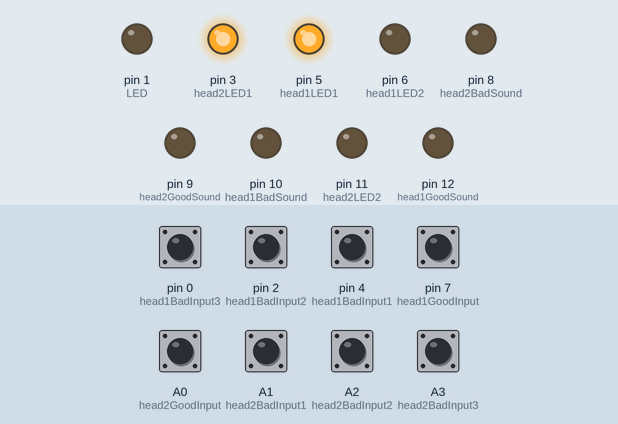
Recording of a sketch running on a simulated Arduino Uno, built with avr-gcc and run on an emulated ATmega328P. On the bench: output pins drawn as LEDs (lit = HIGH). The inputs (shaded band) are chosen by the test bench; at power-on: A0 (head2GoodInput), A1 (head2BadInput1), A2 (head2BadInput2), A3 (head2BadInput3), pin 0 (head1BadInput3), pin 2 (head1BadInput2), pin 4 (head1BadInput1), pin 7 (head1GoodInput) HIGH. Random numbers use the default seed unless the sketch sets one.

Above: at 3.7 s.
3.8 s: pin 0 (head1BadInput3) pulled LOW for 0.15 s
At 5.6 s:
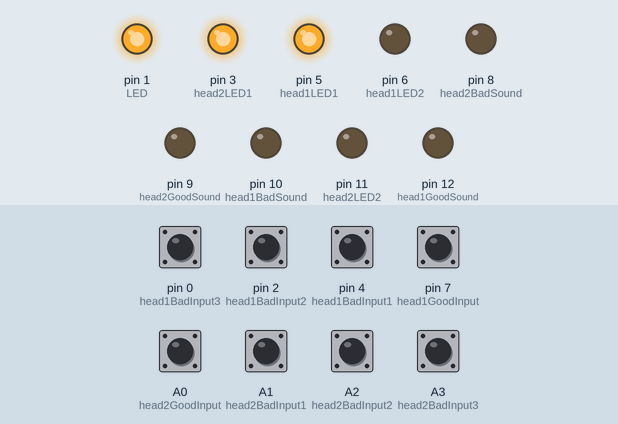
6.8 s: pin 2 (head1BadInput2) pulled LOW for 0.15 s
At 7.02 s:
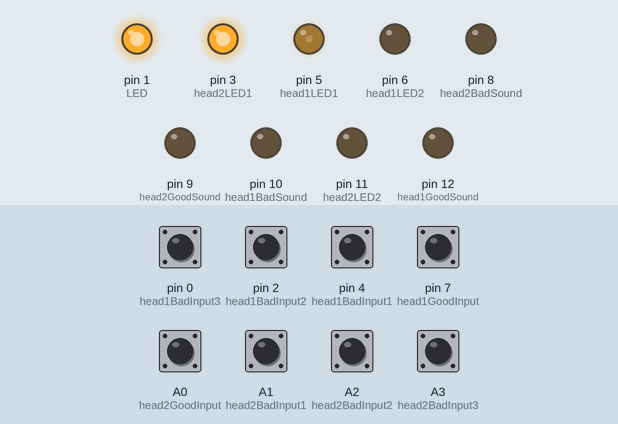
9.8 s: pin 7 (head1GoodInput) pulled LOW for 0.15 s
At 10.26 s:
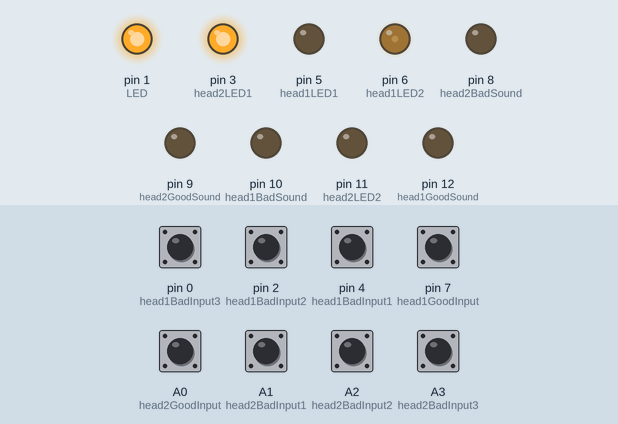
12.9 s: A1 (head2BadInput1) pulled LOW for 0.15 s
At 13.38 s:
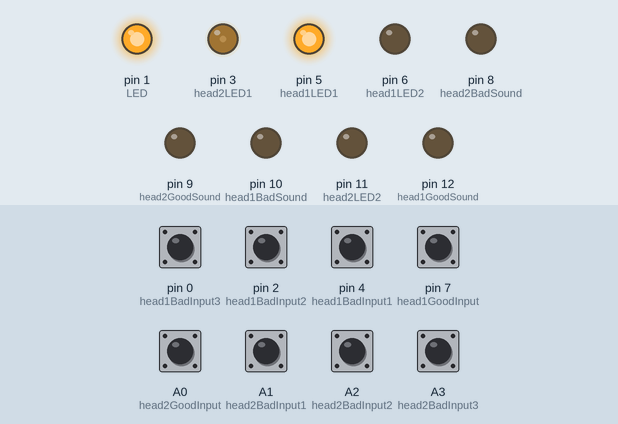
15.9 s: A0 (head2GoodInput) pulled LOW for 0.15 s
At 16.4 s:
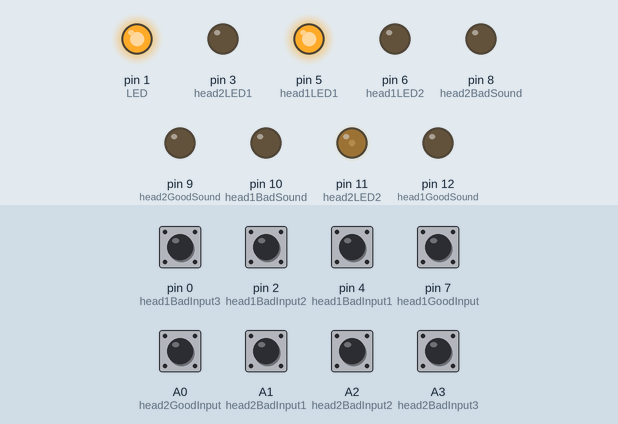
18.9 s: pin 4 (head1BadInput1) pulled LOW for 0.15 s
At 20.7 s:
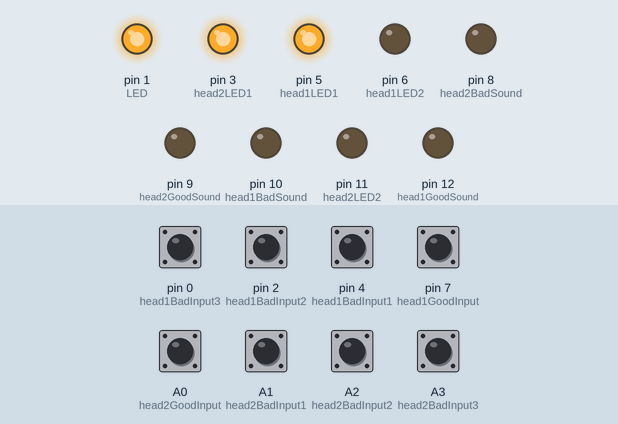
Timing chart, 0 to 22.2 s (numbered marks = the images above; inputs shaded):
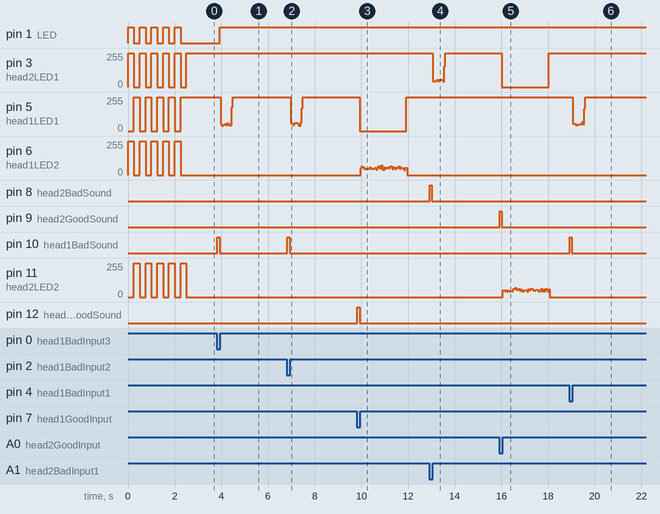

Measured:
- after the input at 3.8 s, pin 1 (LED): LOW → HIGH after 0.13 s; pin 10 (head1BadSound): LOW → HIGH at once, → LOW 0.10 s later
- after the input at 6.8 s, pin 10 (head1BadSound): LOW → HIGH at once, → LOW 0.10 s later
- after the input at 9.8 s, pin 5 (head1LED1): 255/255 → 0/255 after 0.12 s, → 255/255 2.0 s later; pin 12 (head1GoodSound): LOW → HIGH at once, → LOW 0.10 s later
- after the input at 12.9 s, pin 3 (head2LED1): 255/255 → 43/255 after 0.17 s, → 53/255 0.16 s later, → 255/255 0.28 s later; pin 8 (head2BadSound): LOW → HIGH at once, → LOW 0.10 s later
- after the input at 15.9 s, pin 3 (head2LED1): 255/255 → 0/255 after 0.12 s, → 255/255 2.0 s later; pin 9 (head2GoodSound): LOW → HIGH at once, → LOW 0.10 s later
- after the input at 18.9 s, pin 5 (head1LED1): 255/255 → 54/255 after 0.17 s, → 43/255 0.12 s later, → 50/255 0.12 s later, → 255/255 0.16 s later; pin 10 (head1BadSound): LOW → HIGH at once, → LOW 0.10 s later

The sketch:

CockroachGame09.ino
```cpp
//Author: Simon Jansen

const String version_string = "9";

// Debounce library.
#include <Bounce2.h>

// LED pin.
const int LED = 1; //PD1

// Sensor inputs.
const int head1GoodInput = 7; // PD7
const int head1BadInput1 = 4; // PD4
const int head1BadInput2 = 2; // PD2
const int head1BadInput3 = 0; // PD0

const int head2GoodInput = A0; // PC0
const int head2BadInput1 = A1; // PC1
const int head2BadInput2 = A2; // PC2
const int head2BadInput3 = A3; // PC3

// Debouncers.
Bounce head1Good =  Bounce();
Bounce head1Bad1 =  Bounce();
Bounce head1Bad2 =  Bounce();
Bounce head1Bad3 =  Bounce();

Bounce head2Good =  Bounce();
Bounce head2Bad1 =  Bounce();
Bounce head2Bad2 =  Bounce();
Bounce head2Bad3 =  Bounce();

const int debounceTime = 25; // Debounce time in mS.

// Trigger outputs.
const int head1BadSound = 10; // PB2
const int head1GoodSound = 12; // PB4

const int head2BadSound = 8; // PB0
const int head2GoodSound = 9; // PB1

// Triger pulse time in mS.
const int soundTriggerTime = 100;

// LED                                                                                                                                                                                                                                                                                                                                                                                                                                                                                                                                                                   outputs.
const int head1LED1 = 5; // PD5
const int head1LED2 = 6; // PD6
const int head2LED1 = 3; // PD3
const int head2LED2 = 11; // PB3

// LED states.
int head1LED1State = 0;
int head1LED2State = 0;
int head2LED1State = 0;
int head2LED2State = 0;

// LED colour enumeration.
enum eyeColour {  unknown,
                  red,
                  green,
                  off };

// Sensor states.
bool head1BadState = false;
bool head1GoodState = false;
bool head2BadState = false;
bool head2GoodState = false;

// Delays between playing sounds.
const unsigned long soundResetDelay = 1000;
unsigned long head1LastSoundPlayed = 0;
unsigned long head2LastSoundPlayed = 0;

// Reset flag so we can trigger a new flag.
bool head1TriggerReset = true;
bool head2TriggerReset = true;

// Delays for eye colour.
const unsigned long headGoodFlickerTime = 2000;
unsigned long lastHead1ColourChange = 0;
unsigned long lastHead2ColourChange = 0;
bool head1ColourChanged = false;
bool head2ColourChanged = false;
const unsigned long headBadFlickerTime = 500;
const int headColourFlickerPercentage = 80;
unsigned long lastHead1FlickerStart = 0;
unsigned long lastHead2FlickerStart = 0;
bool head1Flickering = false;
bool head2Flickering = false;
unsigned long flickerTime = 0;

// ----------------------------------------------------------------------
// Flash LED.
// ----------------------------------------------------------------------
void FlashLED(int flashTimes, int delayTime)
{
  for ( int i = 0; i < flashTimes; i++ )
  {
    digitalWrite (LED, HIGH);
    delay(delayTime);
    digitalWrite (LED, LOW);
    delay(delayTime);
  }
}

// ----------------------------------------------------------------------
// Flash Eyes.
// ----------------------------------------------------------------------
void FlashEyes(int flashTimes, int delayTime)
{
  for ( int i = 0; i < flashTimes; i++ )
  {
    head1LED1State = 0;
    head1LED2State = 1;
    head2LED1State = 1;
    head2LED2State = 0;
    SetHead1LEDs();
    SetHead2LEDs();
    LEDOn();
    delay(delayTime);
    head1LED1State = 1;
    head1LED2State = 0;
    head2LED1State = 0;
    head2LED2State = 1;
    SetHead1LEDs();
    SetHead2LEDs();
    LEDOff();
    delay(delayTime);
  }
}

// ----------------------------------------------------------------------
// LED on.
// ----------------------------------------------------------------------
void LEDOn()
{
  digitalWrite (LED, HIGH);
}

// ----------------------------------------------------------------------
// LED off.
// ----------------------------------------------------------------------
void LEDOff()
{
  digitalWrite (LED, LOW);
}

// ----------------------------------------------------------------------
// SetHead1LEDs
// ----------------------------------------------------------------------
void SetHead1LEDs()
{
  digitalWrite(head1LED1, head1LED1State);
  digitalWrite(head1LED2, head1LED2State);
}

// ----------------------------------------------------------------------
// SetHead2LEDs
// ----------------------------------------------------------------------
void SetHead2LEDs()
{
  digitalWrite(head2LED1, head2LED1State);
  digitalWrite(head2LED2, head2LED2State);
}

  // ----------------------------------------------------------------------
// SetHead1LEDsOff
// ----------------------------------------------------------------------
void SetHead1LEDsOff()
{
  digitalWrite(head1LED1, 0);
  digitalWrite(head1LED2, 0);
}

// ----------------------------------------------------------------------
// SetHead2LEDsOff
// ----------------------------------------------------------------------
void SetHead2LEDsOff()
{
  digitalWrite(head2LED1, 0);
  digitalWrite(head2LED2, 0);
}

// ----------------------------------------------------------------------
// Setup.
// ----------------------------------------------------------------------
void setup()
{

  // Set inputs.
  pinMode(head1GoodInput, INPUT_PULLUP);
  pinMode(head1BadInput1, INPUT_PULLUP);
  pinMode(head1BadInput2, INPUT_PULLUP);
  pinMode(head1BadInput3, INPUT_PULLUP);

  pinMode(head2GoodInput, INPUT_PULLUP);
  pinMode(head2BadInput1, INPUT_PULLUP);
  pinMode(head2BadInput2, INPUT_PULLUP);
  pinMode(head2BadInput3, INPUT_PULLUP);

    // Debouncers.
  head1Good.attach(head1GoodInput);
  head1Good.interval(debounceTime);
  head1Bad1.attach(head1BadInput1);
  head1Bad1.interval(debounceTime);
  head1Bad2.attach(head1BadInput2);
  head1Bad2.interval(debounceTime);
  head1Bad3.attach(head1BadInput3);
  head1Bad3.interval(debounceTime);

  head2Good.attach(head2GoodInput);
  head2Good.interval(debounceTime);
  head2Bad1.attach(head2BadInput1);
  head2Bad1.interval(debounceTime);
  head2Bad2.attach(head2BadInput2);
  head2Bad2.interval(debounceTime);
  head2Bad3.attach(head2BadInput3);
  head2Bad3.interval(debounceTime);

  // Set outputs.
  pinMode(LED, OUTPUT);
  pinMode(head1BadSound, OUTPUT);
  pinMode(head1GoodSound, OUTPUT);
  pinMode(head2BadSound, OUTPUT);
  pinMode(head2GoodSound, OUTPUT);
  pinMode(head1LED1, OUTPUT);
  pinMode(head1LED2, OUTPUT);
  pinMode(head2LED1, OUTPUT);
  pinMode(head2LED2, OUTPUT);

  digitalWrite(LED, LOW);
  digitalWrite(head1BadSound, LOW);
  digitalWrite(head1GoodSound, LOW);
  digitalWrite(head2BadSound, LOW);
  digitalWrite(head2GoodSound, LOW);

  // Set the LED initial states.
  head1LED1State = 0;
  head1LED2State = 0;
  head2LED1State = 0;
  head2LED2State = 0;

  // Set the actual LED outputs.
  SetHead1LEDs();
  SetHead2LEDs();

  // Flash the eyes to show we are started.
  FlashEyes(5, 250);

  // Set the actual LED outputs.
  SetHead1LEDs();
  SetHead2LEDs();

  // Set the states.
  head1BadState = false;
  head1GoodState = false;
  head2BadState = false;
  head2GoodState = false;

  // Reset the sound trigger time.
  head1LastSoundPlayed = 0;
  head2LastSoundPlayed = 0;

  // Set up eye colours.
  Head1Colour(green);
  Head2Colour(green);

  // Reset the eye colour change time.
  lastHead1ColourChange = 0;
  lastHead2ColourChange = 0;
  head1ColourChanged = false;
  head2ColourChanged = false;

  // Reset the flicker times.
  lastHead1FlickerStart = 0;
  lastHead2FlickerStart = 0;
  head1Flickering = false;
  head2Flickering = false;
}

// ----------------------------------------------------------------------
// Play the good sound for head 1.
// ----------------------------------------------------------------------
void PlayHead1GoodSound()
{
   // Reset the time.
   head1LastSoundPlayed = millis();
   digitalWrite(head1GoodSound, HIGH);
   delay(soundTriggerTime);
   digitalWrite(head1GoodSound, LOW);
}

// ----------------------------------------------------------------------
// Play the bad sound for head 1.
// ----------------------------------------------------------------------
void PlayHead1BadSound()
{
   // Reset the time.
   head1LastSoundPlayed = millis();
   digitalWrite(head1BadSound, HIGH);
   delay(soundTriggerTime);
   digitalWrite(head1BadSound, LOW);
}

// ----------------------------------------------------------------------
// Play the good sound for head 2.
// ----------------------------------------------------------------------
void PlayHead2GoodSound()
{
   // Reset the time.
   head2LastSoundPlayed = millis();
   digitalWrite(head2GoodSound, HIGH);
   delay(soundTriggerTime);
   digitalWrite(head2GoodSound, LOW);
}

// ----------------------------------------------------------------------
// Play the bad sound for head 2.
// ----------------------------------------------------------------------
void PlayHead2BadSound()
{
   // Reset the time.
   head2LastSoundPlayed = millis();
   digitalWrite(head2BadSound, HIGH);
   delay(soundTriggerTime);
   digitalWrite(head2BadSound, LOW);
}

// ----------------------------------------------------------------------
// Read head one sensors.
// ----------------------------------------------------------------------
void ReadHead1()
{
   // Read all the debouncers.
   head1Good.update();
   head1Bad1.update();
   head1Bad2.update();
   head1Bad3.update();

   // Triggered when low.
   if ( head1Good.fell() )
   {
      head1GoodState = true;
   }
   else
   {
      head1GoodState = false;
   }

   // Triggered when low.
   if ( (head1Bad1.fell()) || (head1Bad2.fell()) || (head1Bad3.fell()) )
   {
      head1BadState = true;
   }
   else
   {
      head1BadState = false;
   }

   // Set the reset trigger appropriately.
   // When no sensors are triggered we can reset.
   if ( (head1GoodState == false) && (head1BadState == false) )
   {
      // No sensors triggered so we are reset.
      head1TriggerReset = true;
   }
}

// ----------------------------------------------------------------------
// Read head two sensors.
// ----------------------------------------------------------------------
void ReadHead2()
{
   // Read all the debouncers.
   head2Good.update();
   head2Bad1.update();
   head2Bad2.update();
   head2Bad3.update();

   // Triggered when low.
   if ( head2Good.fell() )
   {
      head2GoodState = true;
   }
   else
   {
      head2GoodState = false;
   }

   // Triggered when low.
   if ( (head2Bad1.fell()) || (head2Bad2.fell()) || (head2Bad3.fell()) )
   {
      head2BadState = true;
   }
   else
   {
      head2BadState = false;
   }
   // Set the reset trigger appropriately.
   // When no sensors are triggered we can reset.
   if ( (head2GoodState == false) && (head2BadState == false) )
   {
      // No sensors triggered so we are reset.
      head2TriggerReset = true;
   }
}

// ----------------------------------------------------------------------
// Head one eye colour.
// ----------------------------------------------------------------------
void Head1Colour(eyeColour colour)
{
    // Change colour based on input.
    if ( colour == green )
    {
      head1LED1State = 1;
      head1LED2State = 0;
    }
    else if ( colour == red )
    {
      head1LED1State = 0;
      head1LED2State = 1;
    }
    else
    {
      head1LED1State = 0;
      head1LED2State = 0;
    }
    // Set the LEDs.
    SetHead1LEDs();

    // Set the timer.
    lastHead1ColourChange = millis();

    // And the flag.
    head1ColourChanged = true;
}

// ----------------------------------------------------------------------
// Head1Flicker
// ----------------------------------------------------------------------
void Head1Flicker()
{
  // Get a random number.
  int randomNumber = random( 1, 101 );

  // Compare to our random factor amount.
  if ( randomNumber <= headColourFlickerPercentage )
  {
    // Set the LEDs to off.
    SetHead1LEDsOff();
  }
  else
  {
    SetHead1LEDs();
  }

  // Do we reset the flickering flag for head 1.
  if ( (millis() - lastHead1FlickerStart) > flickerTime )
  {
    SetHead1LEDs();
    head1Flickering = false;
    LEDOff();
  }
}

// ----------------------------------------------------------------------
// Head2Flicker
// ----------------------------------------------------------------------
void Head2Flicker()
{
  // Get a random number.
  int randomNumber = random( 1, 101 );

  // Compare to our random factor amount.
  if ( randomNumber <= headColourFlickerPercentage )
  {
    // Set the LEDs to off.
    SetHead2LEDsOff();
  }
  else
  {
    SetHead2LEDs();
  }

  // Do we reset the flickering flag for head 2.
  if ( (millis() - lastHead2FlickerStart) > flickerTime )
  {
    SetHead2LEDs();
    head2Flickering = false;
    LEDOff();
  }
}

// ----------------------------------------------------------------------
// Head two eye colour.
// ----------------------------------------------------------------------
void Head2Colour(eyeColour colour)
{
    // Change colour based on input.
    if ( colour == green )
    {
      head2LED1State = 1;
      head2LED2State = 0;
    }
    else if ( colour == red )
    {
      head2LED1State = 0;
      head2LED2State = 1;
    }
    else
    {
      head2LED1State = 0;
      head2LED2State = 0;
    }
    // Set the LEDs.
    SetHead2LEDs();

    // Set the timer.
    lastHead2ColourChange = millis();

    // And the flag.
    head2ColourChanged = true;
}

// ----------------------------------------------------------------------
// Main loop.
// ----------------------------------------------------------------------
void loop()
{
   // Read the first head.
   ReadHead1();

   // Based on the result play the appropriate sounds.
   // Was the good sensor triggered.
   if ( head1GoodState == true )
   {
     // Play the good sound.
     // If enough time has passed and the trigger is reset.
     if ( head1TriggerReset && ((millis() - head1LastSoundPlayed) > soundResetDelay) )
     {
       // We've been triggered.
       head1TriggerReset = false;
       PlayHead1GoodSound();
       Head1Colour(red);
       // Flicker the LEDs.
       head1Flickering = true;
       flickerTime = headGoodFlickerTime;
       lastHead1FlickerStart = millis();
     }
   }
   // Were any of the bad sensors triggered?
   if ( head1BadState == true )
   {
     // Play the bad sound.
     // If enough time has passed and the trigger is reset.
     if ( head1TriggerReset && ((millis() - head1LastSoundPlayed) > soundResetDelay) )
     {
       // We've been triggered.
       head1TriggerReset = false;
       PlayHead1BadSound();
       // Flicker the LEDs.
       head1Flickering = true;
       flickerTime = headBadFlickerTime;
       lastHead1FlickerStart = millis();
     }
   }

   // Do we reset the eye colour if it had changed for head 1.
   if ( (head1ColourChanged == true) && (millis() - lastHead1ColourChange > headGoodFlickerTime) )
   {
     Head1Colour(green);
     head1ColourChanged = false;
   }

   // Handle head 1 flickering.
   if ( head1Flickering == true )
   {
      Head1Flicker();
      LEDOn();
   }

   // Read the second head.
   ReadHead2();

   // Based on the result play the appropriate sounds.
   // Was the good sensor triggered.
   if ( head2GoodState == true )
   {
     // Play the good sound.
     // If enough time has passed and the trigger is reset.
     if ( head2TriggerReset && ((millis() - head2LastSoundPlayed) > soundResetDelay) )
     {

       // We've been triggered.
       head2TriggerReset = false;
       PlayHead2GoodSound();
       Head2Colour(red);
       // Flicker the LEDs.
       head2Flickering = true;
       flickerTime = headGoodFlickerTime;
       lastHead2FlickerStart = millis();
     }
   }
   // Were any of the bad sensors triggered?
   if ( head2BadState == true )
   {
     // Play the bad sound.
     // If enough time has passed and the trigger is reset.
     if ( head2TriggerReset && ((millis() - head2LastSoundPlayed) > soundResetDelay) )
     {
       // We've been triggered.
       head2TriggerReset = false;
       PlayHead2BadSound();
       // Flicker the LEDs.
       head2Flickering = true;
       flickerTime = headBadFlickerTime;
       lastHead2FlickerStart = millis();
     }
   }

   // Do we reset the eye colour if it had changed for head 2.
   if ( (head2ColourChanged == true) && (millis() - lastHead2ColourChange > headGoodFlickerTime) )
   {
     Head2Colour(green);
     head2ColourChanged = false;
   }

   // Handle head 2 flickering.
   if ( head2Flickering == true )
   {
      Head2Flicker();
      LEDOn();
   }
}
```
